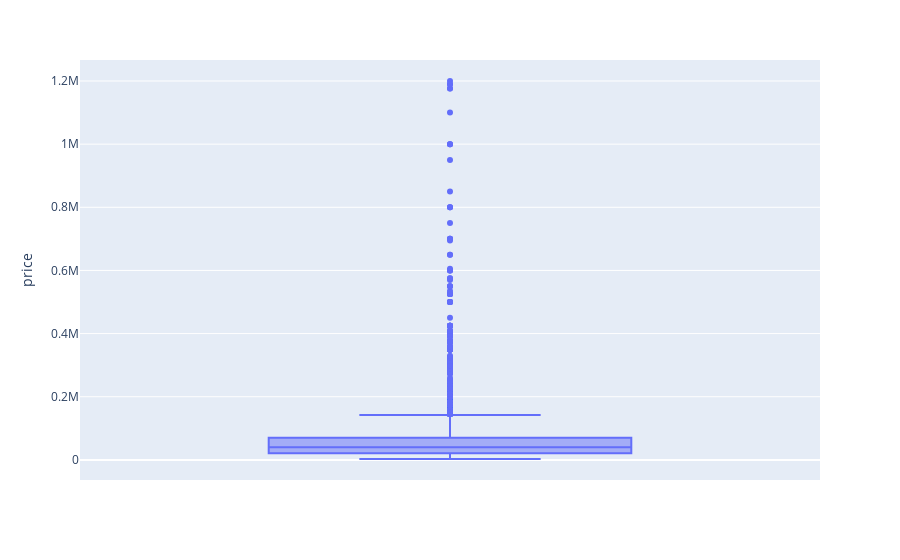

The notebook cell saved with this chart:
### Code cell
get_box_plot(processed_df, plot_parameter="price").show()

### Figure 1 — Plotly figure (JSON) as saved in the notebook; plotly's stock layout.template omitted (floating-point values rounded to 4 significant figures; data arrays with more than 128 entries replaced by an {"elided": "..."} marker saying what was removed)
{"data": [{"alignmentgroup": "True", "hovertemplate": "price=%{y}<extra></extra>", "legendgroup": "", "marker": {"color": "#636efa"}, "name": "", "notched": false, "offsetgroup": "", "orientation": "v", "showlegend": false, "type": "box", "x0": " ", "xaxis": "x", "y": {"elided": "5000 int values"}, "y0": " ", "yaxis": "y"}], "layout": {"boxmode": "group", "legend": {"tracegroupgap": 0}, "margin": {"t": 60}, "xaxis": {"anchor": "y", "domain": [0, 1]}, "yaxis": {"anchor": "x", "domain": [0, 1], "title": {"text": "price"}}}}
